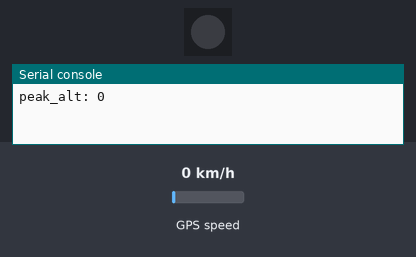
This program was run on a simulated CircuitPython board. On the bench: 1 RGB LEDs in strip order, left to right, the last lines printed to the serial console. The inputs (shaded band) are chosen by the test bench; at power-on: GPS speed 0 km/h. Dim RGB values are drawn brighter than linear; the clock reads 2024-03-15 10:24:30 at power-on unless the program sets it; the GPS gets a fix after 3 s at 37.7749, -122.4194 with 8 satellites.

Above: at 2.0 s.
At 5.35 s:
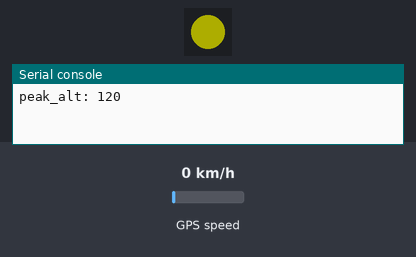
Timing chart, 0 to 6.1 s (numbered marks = the images above):
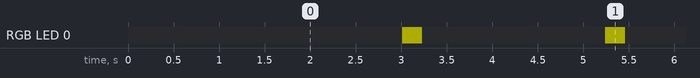

The program:

ar2_beacon.py
```python
import busio
import digitalio
import time
import board
import neopixel
import adafruit_gps
import traceback
import microcontroller
import alarm
import supervisor

# Configuration
# BUG acts weird when below 1
MESSAGE_SEND_RATE = 1   # Seconds between message transmissions. Will not go lower than UPDATE_RATE.
UPDATE_RATE = 2    # Seconds between loop iterations. Must be non-zero for alarm sleep to work.


# Underclock to save power. USB requires > 48MHz; boot into safe mode by pressing reset on power on in case this is too low.
microcontroller.cpu.frequency = 50_000_000
print(f"CPU frequency: {microcontroller.cpu.frequency}")

_FRAME_ID = 0x01
_DESTINATION_ADDRESS = "00:00:00:00:00:00:FF:FF"  # 64 bit address of the ground station. Or use broadcast address "00::FF:FF"
_BROADCAST_RADIUS = 0x00
_TRANSMIT_OPTIONS = 0x00

# Hardware setup
led_neo = neopixel.NeoPixel(board.NEOPIXEL, 1, brightness=0.2)

i2c = busio.I2C(board.SCL, board.SDA, frequency=400_000)    # SAM M10Q requires 400kHz
gnss = adafruit_gps.GPS_GtopI2C(i2c, debug=False, address=0x42)   # 0x42 is the default SAM M10Q address

xbee_reset = digitalio.DigitalInOut(board.D3)
xbee_uart = busio.UART(board.TX, board.RX, baudrate=9600)


def reset_xbee():
    """ BUG XBee does not work without a reset.
    See page 189. https://www.digi.com/resources/documentation/digidocs/pdfs/90002173.pdf"""
    print("Resetting XBee...")

    xbee_reset.direction = digitalio.Direction.OUTPUT
    xbee_reset.value = False    # Drive low to reset
    time.sleep(1)
    xbee_reset.direction = digitalio.Direction.INPUT # Set as input (pulling high might cause damage the XBee)
reset_xbee()


def get_gnss() -> dict:
    # The GPS library does not return all the minutes.
    # We need to manually add them together.
    # The rest of the stuff is to avoid type errors from None values
    # TODO get rid of type fuckery. Keep the current types as they are, they work currently.
    latitude_int = int(gnss.latitude) if gnss.latitude is not None else 0
    latitude_minutes_str = str(gnss.latitude_minutes).replace(".", "") if gnss.latitude_minutes is not None else "0"

    longitude_int = int(gnss.longitude) if gnss.longitude is not None else 0
    longitude_minutes_str = str(gnss.longitude_minutes).replace(".", "") if gnss.longitude_minutes is not None else "0"

    altitude = int(gnss.altitude_m) if gnss.altitude_m is not None else 0
    height_geoid = gnss.height_geoid if gnss.height_geoid is not None else 0

    speed = int(gnss.speed_knots * 0.514444) if gnss.speed_knots is not None else 0

    time_utc = "{:02d}:{:02d}:{:02d}".format(gnss.timestamp_utc.tm_hour, gnss.timestamp_utc.tm_min, gnss.timestamp_utc.tm_sec) if gnss.timestamp_utc is not None else "0"

    satellites = gnss.satellites if gnss.satellites is not None else 0
    h_dilution = round(gnss.horizontal_dilution, 1) if gnss.horizontal_dilution is not None else 0
    fix_quality = gnss.fix_quality_3d if gnss.fix_quality_3d is not None else 0
    data = {
        "latitude": f"{latitude_int}.{latitude_minutes_str}",
        "longitude": f"{longitude_int}.{longitude_minutes_str}",

        "altitude": altitude,
        "height_geoid": height_geoid,

        "speed": speed,

        "utc": time_utc,

        "satellites": satellites,
        "h_dilution": h_dilution,
        "fix_quality": fix_quality
    }

    return data


def format_message(message) -> str:
    """NOTE: Removes spaces from the message and adds a newline and carriage return to the end."""
    message = str(message)
    message = message.replace(" ", "")      # Remove spaces to bytes
    message = message.replace("'", "\"")    # JSON uses double quotes
    message += "\n\r"

    return message


def generate_tx_request_frame(frame_id, destination_address, broadcast_radius, transmit_options, payload_data) -> bytes:
    """Generates a transmit request frame for an XBee in API 1 mode. Uses frame type 0x10.
    Raises a ValueError if the payload data is too long. The maximum length is 254 bytes."""
    # https://www.digi.com/resources/documentation/digidocs/pdfs/90002173.pdf#page=129&zoom=100,96,70

    start_delimiter = b"\x7E"

    frame_length = len(payload_data) + 14  # 14 bytes for fixed fields (excluding start delimiter, length, and checksum)

    frame_type = b"\x10"

    frame_id_byte = bytes([frame_id])

    destination_address_bytes = bytes.fromhex(destination_address.replace(":", ""))

    reserved = b"\xFF\xFE" # NOTE in XCTU this says it is the 16 bit address, but in the documentation it says it is reserved and should be set to 0xFFFE

    broadcast_radius_byte = bytes([broadcast_radius])

    transmit_options_byte = bytes([transmit_options])

    payload_data_bytes = str(payload_data).encode("ascii")  # kinda already done in frame_length, but whatever
    # TODO: dont rase value error, just send what we can. In the future, split the message into multiple frames.
    if len(payload_data_bytes) >= 254:
        raise ValueError(f"Payload data is too long. Maximum length is 254 bytes. Got: {len(payload_data_bytes)} bytes.")

    checksum = 0xFF - (frame_type[0] + frame_id_byte[0] + sum(destination_address_bytes) + sum(reserved) + broadcast_radius_byte[0] + transmit_options_byte[0] + sum(payload_data_bytes)) & 0xFF

    frame = (
        start_delimiter +
        frame_length.to_bytes(2, "big") +
        frame_type +
        frame_id_byte +
        destination_address_bytes +
        reserved +
        broadcast_radius_byte +
        transmit_options_byte +
        payload_data_bytes +
        bytes([checksum])
    )

    #print(f"Payload len: {len(payload_data_bytes)}, Total frame len: {frame_length}")
    #print(f"Generated frame. Checksum: {checksum}")

    return frame


# Outside of loop as to not reset values.
# We dont want to reset them in case we loose a GNSS fix.
telemetry = {
    "latitude": 0,
    "longitude": 0,

    "altitude": 0,
    "height_geoid": 0,

    "speed": 0,

    "utc": 0,

    "satellites": 0,
    "h_dilution": 0,
    "fix_quality": 0,

    "peak_speed": 0,
    "peak_alt": 0
}


last_update = time.monotonic()
while True:
    try:
        gnss.update()
        gnss_data = get_gnss()

        for key in telemetry.keys():    # BUG the last comment line here isnt true, "'0'" == True.
        # Do not overwrite existing key values, only update the key values that are present
        # eg: if we had a location fix but lost it, dont overwrite the last known location with 0.
        # get_gnss() returns 0 for a value if the fix is lost, so that will skip the conditional
            if key in gnss_data:
                telemetry[key] = gnss_data[key]


        if gnss_data.get("speed") > telemetry["peak_speed"]:
            telemetry["peak_speed"] = gnss_data.get("speed")

        if gnss_data.get("altitude") > telemetry["peak_alt"]:  # alt in m above earth ellipsoid
            telemetry["peak_alt"] = gnss_data.get("altitude")


        if time.monotonic() - last_update >= MESSAGE_SEND_RATE:
            if telemetry["satellites"] < 4 or telemetry["fix_quality"] == 1:
                led_neo.fill((255, 0, 255))
            elif telemetry["satellites"] < 12:
                led_neo.fill((255, 255, 0))
            elif telemetry["satellites"] >= 12:
                led_neo.fill((0, 255, 0))

            last_update = time.monotonic()

            message = format_message(telemetry)
            frame = generate_tx_request_frame(_FRAME_ID, _DESTINATION_ADDRESS, _BROADCAST_RADIUS, _TRANSMIT_OPTIONS, message)
            xbee_uart.write(frame)

            # print("Sent message")
            # message_bytes = ""
            # for byte in frame:
            #     message_bytes += "%02X " % byte
            # print(message_bytes)

        telemetry_print = "\n".join([f"{key}: {value}" for key, value in telemetry.items()])
        print(telemetry_print + "\n\n")


        led_neo.fill((0, 0, 0))

        time_alarm = alarm.time.TimeAlarm(monotonic_time=time.monotonic() + UPDATE_RATE)
        alarm.light_sleep_until_alarms(time_alarm)
    except Exception as e:  # TODO add proper exception handling and logging
        traceback.print_exception(type(e), e, e.__traceback__)
        led_neo.fill((255, 0, 0))

        reset_xbee()

        # problem for future me
        # if not supervisor.runtime.usb_connected:
        #     import storage
        #     storage.remount("/", readonly=False)

        #     with open("error.log", "a") as f:
        #         traceback.print_exception(type(e), e, e.__traceback__, file=f)

        time.sleep(1)
```

Measured:
- by itself, RGB LED 0: alternates RGB(51, 51, 0) for 0.22 s and off for 2.0 s
